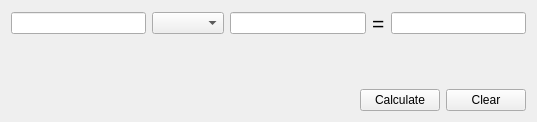
<?xml version="1.0" encoding="UTF-8"?>
<ui version="4.0">
 <class>Calculator</class>
 <widget class="QWidget" name="Calculator">
  <property name="geometry">
   <rect>
    <x>0</x>
    <y>0</y>
    <width>537</width>
    <height>122</height>
   </rect>
  </property>
  <property name="windowTitle">
   <string>Form</string>
  </property>
  <layout class="QHBoxLayout" name="horizontalLayout_3">
   <item>
    <layout class="QVBoxLayout" name="verticalLayout">
     <item>
      <layout class="QHBoxLayout" name="horizontalLayout">
       <item>
        <widget class="QLineEdit" name="inputA"/>
       </item>
       <item>
        <widget class="QComboBox" name="operatorBox"/>
       </item>
       <item>
        <widget class="QLineEdit" name="inputB"/>
       </item>
       <item>
        <widget class="QLabel" name="label">
         <property name="font">
          <font>
           <pointsize>16</pointsize>
          </font>
         </property>
         <property name="text">
          <string>=</string>
         </property>
        </widget>
       </item>
       <item>
        <widget class="QLineEdit" name="result">
         <property name="readOnly">
          <bool>true</bool>
         </property>
        </widget>
       </item>
      </layout>
     </item>
     <item>
      <spacer name="verticalSpacer">
       <property name="orientation">
        <enum>Qt::Vertical</enum>
       </property>
       <property name="sizeHint" stdset="0">
        <size>
         <width>20</width>
         <height>40</height>
        </size>
       </property>
      </spacer>
     </item>
     <item>
      <layout class="QHBoxLayout" name="horizontalLayout_2">
       <item>
        <spacer name="horizontalSpacer">
         <property name="orientation">
          <enum>Qt::Horizontal</enum>
         </property>
         <property name="sizeHint" stdset="0">
          <size>
           <width>40</width>
           <height>20</height>
          </size>
         </property>
        </spacer>
       </item>
       <item>
        <widget class="QPushButton" name="calcButton">
         <property name="text">
          <string>Calculate</string>
         </property>
        </widget>
       </item>
       <item>
        <widget class="QPushButton" name="clearButton">
         <property name="text">
          <string>Clear</string>
         </property>
        </widget>
       </item>
      </layout>
     </item>
    </layout>
   </item>
  </layout>
 </widget>
 <resources/>
 <connections/>
</ui>
